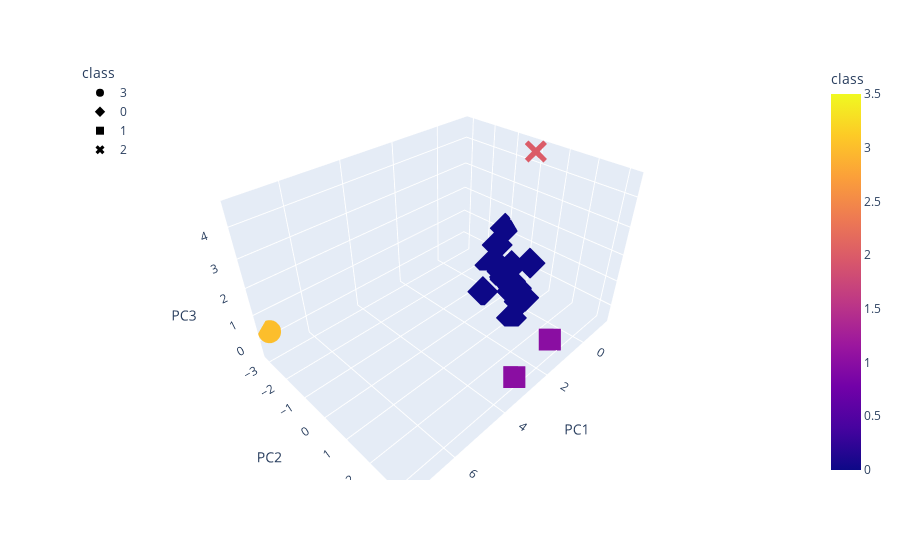

The code cell stored with this chart in its notebook:
### Code cell
# Create a 3D-Scatter with the PCA data and the clusters
fig = px.scatter_3d(
    clustered_df,
    x="PC1",
    y="PC2",
    z="PC3",
    hover_name="symbol",
    hover_data=["sharpe_ratio"],
    color="class",
    symbol="class",
#     size="TotalCoinSupply",
    width=800,
)
fig.update_layout(legend=dict(x=0, y=1))
fig.show()

### Figure 1 — Plotly figure (JSON) as saved in the notebook; plotly's stock layout.template omitted (floating-point values rounded to 4 significant figures)
{"data": [{"customdata": [[0.8499]], "hovertemplate": "<b>%{hovertext}</b><br><br>class=%{marker.color}<br>PC1=%{x}<br>PC2=%{y}<br>PC3=%{z}<br>sharpe_ratio=%{customdata[0]}<extra></extra>", "hovertext": ["BTC/USD"], "legendgroup": "3", "marker": {"color": [3], "coloraxis": "coloraxis", "symbol": "circle"}, "mode": "markers", "name": "3", "scene": "scene", "showlegend": true, "type": "scatter3d", "x": [7.361], "y": [-3.106], "z": [0.3269]}, {"customdata": [[1.351], [0.4565], [0.7003], [2.292], [2.475], [0.5329], [0.4765], [1.521], [1.491], [1.084], [0.4184], [0.9619], [1.145], [1.538], [0.9092], [1.096], [1.931], [1.428], [1.58], [1.513], [1.65], [0.884], [1.137], [1.079], [1.809]], "hovertemplate": "<b>%{hovertext}</b><br><br>class=%{marker.color}<br>PC1=%{x}<br>PC2=%{y}<br>PC3=%{z}<br>sharpe_ratio=%{customdata[0]}<extra></extra>", "hovertext": ["ETH/USD", "XRP/USD", "BCH/USD", "ADA/USD", "LINK/USD", "LTC/USD", "EOS/USD", "XTZ/USD", "XLM/USD", "XMR/USD", "ATOM/USD", "ETC/USD", "DASH/USD", "ZEC/USD", "BAT/USD", "QTUM/USD", "ICX/USD", "REP/USD", "OMG/USD", "LSK/USD", "SC/USD", "WAVES/USD", "NANO/USD", "PAXG/USD", "GNO/USD"], "legendgroup": "0", "marker": {"color": [0, 0, 0, 0, 0, 0, 0, 0, 0, 0, 0, 0, 0, 0, 0, 0, 0, 0, 0, 0, 0, 0, 0, 0, 0], "coloraxis": "coloraxis", "symbol": "diamond"}, "mode": "markers", "name": "0", "scene": "scene", "showlegend": true, "type": "scatter3d", "x": [0.6617, 0.2099, -0.07899, -1.064, -1.02, 0.1952, 0.07894, -0.6804, -0.546, -0.2669, -0.08535, -0.37, -0.6593, -0.6526, -0.3477, -0.3928, -1.134, -0.9106, -0.9188, -0.8688, -1.218, -0.3653, -0.5997, 0.9096, -0.6917], "y": [-0.3766, 1.147, 0.3421, -1.228, -1.479, 0.8833, 0.8831, -0.4784, -0.1053, 0.3442, 0.8676, 0.1742, -0.3452, -0.4199, 0.333, 0.1597, -1.233, -0.7498, -0.792, -0.6779, -1.034, 0.3211, -0.1307, 1.133, -0.4564], "z": [-0.3095, 1.438, -0.3165, 0.4929, -0.5365, -0.3136, -0.2763, -0.4097, 0.3534, -0.4132, -0.307, -0.3651, -0.3712, -0.4481, -0.3178, -0.3958, -0.4492, -0.4022, -0.4254, -0.4217, 1.238, -0.3675, -0.3847, -0.4676, -0.5065]}, {"customdata": [[0.1385], [0.2442]], "hovertemplate": "<b>%{hovertext}</b><br><br>class=%{marker.color}<br>PC1=%{x}<br>PC2=%{y}<br>PC3=%{z}<br>sharpe_ratio=%{customdata[0]}<extra></extra>", "hovertext": ["USDT/USD", "DAI/USD"], "legendgroup": "1", "marker": {"color": [1, 1], "coloraxis": "coloraxis", "symbol": "square"}, "mode": "markers", "name": "1", "scene": "scene", "showlegend": true, "type": "scatter3d", "x": [3.444, 0.9311], "y": [3.198, 2.694], "z": [0.1677, -0.4153]}, {"customdata": [[1.053]], "hovertemplate": "<b>%{hovertext}</b><br><br>class=%{marker.color}<br>PC1=%{x}<br>PC2=%{y}<br>PC3=%{z}<br>sharpe_ratio=%{customdata[0]}<extra></extra>", "hovertext": ["DOGE/USD"], "legendgroup": "2", "marker": {"color": [2], "coloraxis": "coloraxis", "symbol": "x"}, "mode": "markers", "name": "2", "scene": "scene", "showlegend": true, "type": "scatter3d", "x": [-0.9202], "y": [0.1317], "z": [4.604]}], "layout": {"autosize": true, "coloraxis": {"colorbar": {"title": {"text": "class"}}, "colorscale": [[0, "#0d0887"], [0.1111, "#46039f"], [0.2222, "#7201a8"], [0.3333, "#9c179e"], [0.4444, "#bd3786"], [0.5556, "#d8576b"], [0.6667, "#ed7953"], [0.7778, "#fb9f3a"], [0.8889, "#fdca26"], [1, "#f0f921"]]}, "legend": {"title": {"text": "class"}, "tracegroupgap": 0, "x": 0, "y": 1}, "margin": {"t": 60}, "scene": {"aspectmode": "auto", "aspectratio": {"x": 1.315, "y": 0.9658, "z": 0.7876}, "domain": {"x": [0, 1], "y": [0, 1]}, "xaxis": {"title": {"text": "PC1"}, "type": "linear"}, "yaxis": {"title": {"text": "PC2"}, "type": "linear"}, "zaxis": {"title": {"text": "PC3"}, "type": "linear"}}}}
